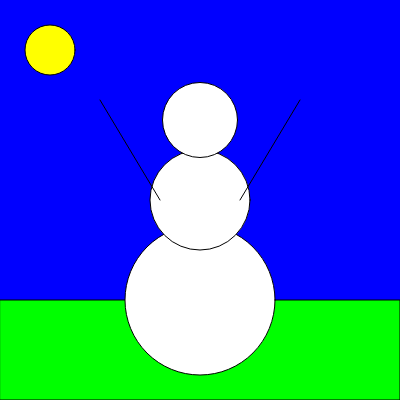
Frame 1 (no input)
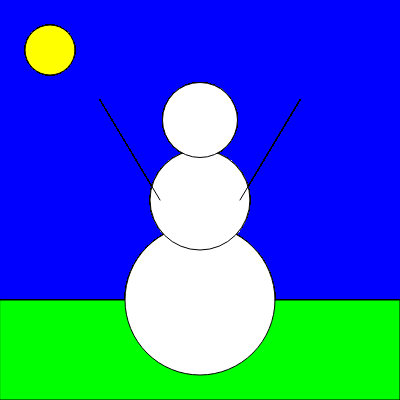
Frame 60 (no input)
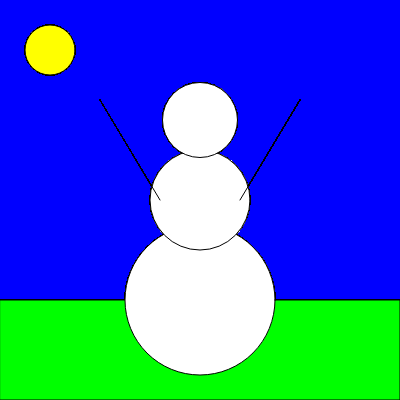
Frame 120 (the mouse pressed at the canvas centre since frame 60)

The p5.js sketch that drew these frames (run headless with seeded random() and noise() and a simulated clock; from frame 60 on, the mouse is pressed at the canvas centre):

// p5.js sketch
// ── sketch.js
function setup() {
  // put setup code here
createCanvas(400,400);
// background Colour
background(0,0,255)
}

function draw() {
  // put drawing code here

  //Ground Colour
fill(0,255,0);
  //Ground
rect(0,300,400,100);

  //Snowman Colour
fill(255,255,255);
  //Bottom Circle
ellipse(200, 300, 150, 150);
  //Middle circle
ellipse(200, 200, 100, 100);
  //Top Circle
ellipse(200, 120, 75, 75);

  //Left Arm
line(160,200,100,100);
  //Right Arm
line(240,200,300,100);

  //Sun Colour
fill(255,255,0);
  //Sun
ellipse(50,50,50,50);
}
